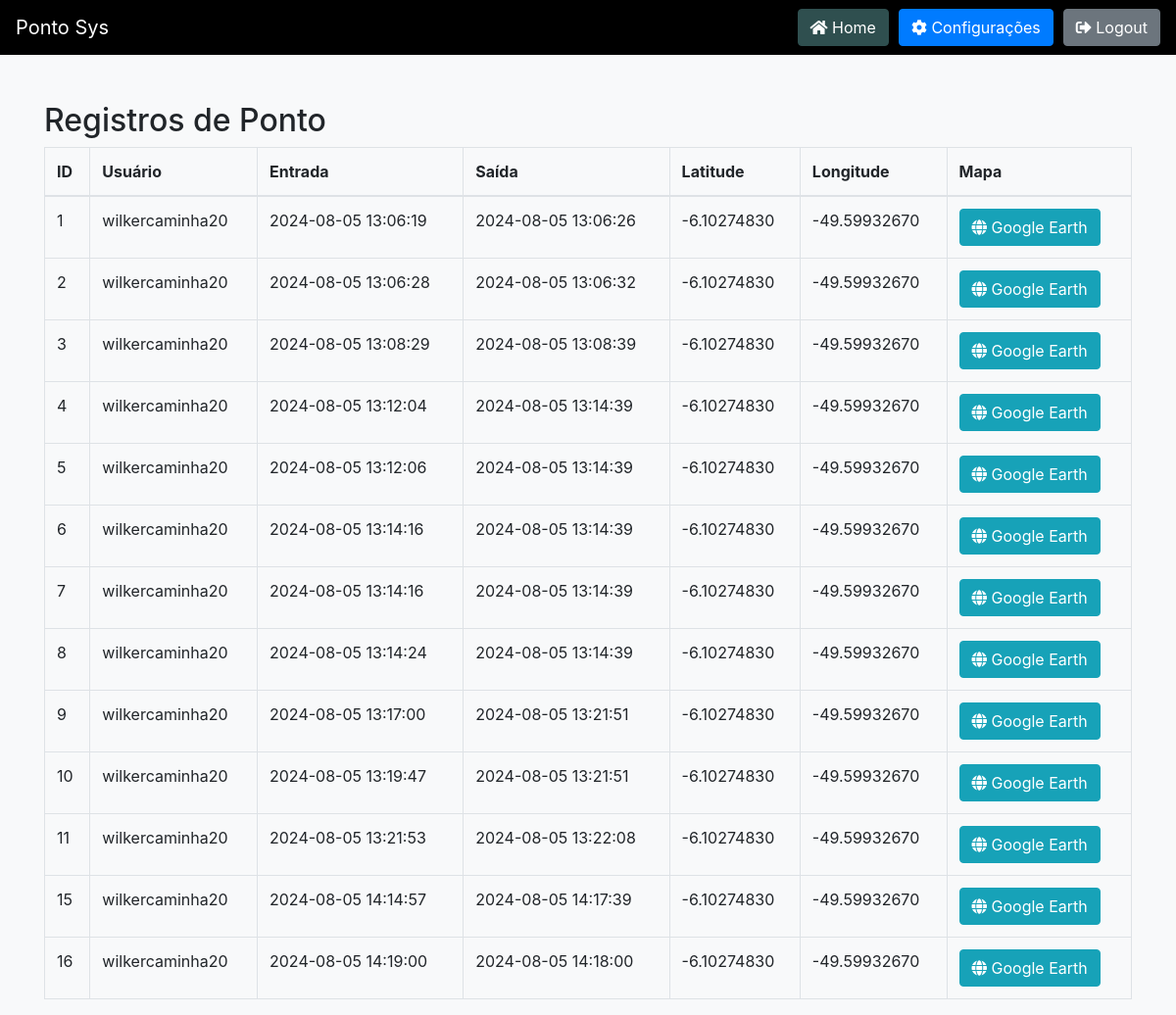
Page /registro_ponto_admin.php (signed in) on the committed database.
### tables this page shows
CREATE TABLE `ponto` (
  `id` int(11) NOT NULL,
  `usuario_id` int(11) NOT NULL,
  `entrada` datetime DEFAULT NULL,
  `saida` datetime DEFAULT NULL,
  `almoco_saida` datetime DEFAULT NULL,
  `almoco_retorno` datetime DEFAULT NULL,
  `latitude` decimal(10,8) DEFAULT NULL,
  `longitude` decimal(11,8) DEFAULT NULL,
  `tipo_evento` enum('entrada','saida','almoco_saida','almoco_retorno') NOT NULL,
  `created_at` timestamp NOT NULL DEFAULT current_timestamp()
);

CREATE TABLE `usuarios` (
  `id` int(11) NOT NULL,
  `nome` varchar(100) NOT NULL,
  `senha` varchar(255) NOT NULL,
  `tipo` enum('usuario','admin') NOT NULL
);

### registro_ponto_admin.php (the view, shortened to what this page needs)
<?php
require 'config.php';
$usuario_id = $_SESSION['usuario_id'];
$sql = "
    SELECT ponto.id, usuarios.nome AS usuario, ponto.entrada, ponto.saida, ponto.latitude, ponto.longitude
    FROM ponto
    JOIN usuarios ON ponto.usuario_id = usuarios.id
    WHERE ponto.usuario_id = ?
";
$stmt = $conn->prepare($sql);
$stmt->bind_param("i", $usuario_id);
$stmt->execute();
$result = $stmt->get_result();
?>
<!DOCTYPE html>
<html lang="pt-BR">
<head>
    <link href="https://maxcdn.bootstrapcdn.com/bootstrap/4.5.2/css/bootstrap.min.css" rel="stylesheet">
    <link rel="stylesheet" href="https://unpkg.com/leaflet@1.7.1/dist/leaflet.css" />
    <link href="https://cdnjs.cloudflare.com/ajax/libs/font-awesome/5.15.4/css/all.min.css" rel="stylesheet">
</head>
<body>
    <nav class="navbar navbar-expand-lg navbar-dark">
        <a class="navbar-brand" href="administrador.php">Ponto Sys</a>
        <div class="collapse navbar-collapse" id="navbarNav">
            <ul class="navbar-nav ml-auto">
                <li class="nav-item">
                    <a class="btn btn-home" href="administrador.php"><i class="fas fa-home"></i> Home</a>
                </li>
                <li class="nav-item">
                    <a class="btn btn-primary" href="ponto_admin.php"><i class="fas fa-cog"></i> Configurações</a>
                </li>
                <li class="nav-item">
                    <a class="btn btn-secondary" href="logout.php"><i class="fas fa-sign-out-alt"></i> Logout</a>
                </li>
            </ul>
        </div>
    </nav>
    <div class="container mt-5">
        <h2>Registros de Ponto</h2>
        <div class="table-responsive">
            <table class="table table-bordered">
                <thead>
                    <tr>
                        <th>ID</th>
                        <th>Usuário</th>
                        <th>Entrada</th>
                        <th>Saída</th>
                        <th>Latitude</th>
                        <th>Longitude</th>
                        <th>Mapa</th>
                    </tr>
                </thead>
                <tbody>
                    <?php if ($result->num_rows > 0): ?>
                        <?php while ($row = $result->fetch_assoc()): ?>
                            <tr>
                                <td><?php echo htmlspecialchars($row['id']); ?></td>
                                <td><?php echo htmlspecialchars($row['usuario']); ?></td>
                                <td><?php echo htmlspecialchars($row['entrada']); ?></td>
                                <td><?php echo htmlspecialchars($row['saida']); ?></td>
                                <td><?php echo htmlspecialchars($row['latitude']); ?></td>
                                <td><?php echo htmlspecialchars($row['longitude']); ?></td>
                                <td>
                                    <a href="https://earth.google.com/web/search/<?php echo htmlspecialchars($row['latitude']); ?>%09<?php echo htmlspecialchars($row['longitude']); ?>" class="btn btn-info" target="_blank" rel="noopener noreferrer">
                                        <i class="fas fa-globe"></i> Google Earth
                                    </a>
                                </td>
                            </tr>
                        <?php endwhile; ?>
                    <?php else: ?>
                        <tr>
                            <td colspan="7">Nenhum registro encontrado.</td>
                        </tr>
                    <?php endif; ?>
                </tbody>
            </table>
        </div>
    </div>
</body>
</html>

### registro_ponto_admin.php (style rules this page uses)
body { background-color: #f8f9fa; }
.navbar { background-color: #000; }
.navbar-nav .nav-item .btn { margin-left: 10px; color: #fff; }
.btn-home { background-color: #2F4F4F; border-color: #2F4F4F; color: #fff; }

### rows in the picture
ponto: id "1", usuario.nome "wilkercaminha20", entrada "2024-08-05 13:06:19", saida "2024-08-05 13:06:26", latitude "-6.10274830", longitude "-49.59932670"
ponto: id "2", usuario.nome "wilkercaminha20", entrada "2024-08-05 13:06:28", saida "2024-08-05 13:06:32", latitude "-6.10274830", longitude "-49.59932670"
ponto: id "3", usuario.nome "wilkercaminha20", entrada "2024-08-05 13:08:29", saida "2024-08-05 13:08:39", latitude "-6.10274830", longitude "-49.59932670"
ponto: id "4", usuario.nome "wilkercaminha20", entrada "2024-08-05 13:12:04", saida "2024-08-05 13:14:39", latitude "-6.10274830", longitude "-49.59932670"
ponto: id "5", usuario.nome "wilkercaminha20", entrada "2024-08-05 13:12:06", saida "2024-08-05 13:14:39", latitude "-6.10274830", longitude "-49.59932670"
ponto: id "6", usuario.nome "wilkercaminha20", entrada "2024-08-05 13:14:16", saida "2024-08-05 13:14:39", latitude "-6.10274830", longitude "-49.59932670"
ponto: id "7", usuario.nome "wilkercaminha20", entrada "2024-08-05 13:14:16", saida "2024-08-05 13:14:39", latitude "-6.10274830", longitude "-49.59932670"
ponto: id "8", usuario.nome "wilkercaminha20", entrada "2024-08-05 13:14:24", saida "2024-08-05 13:14:39", latitude "-6.10274830", longitude "-49.59932670"
ponto: id "9", usuario.nome "wilkercaminha20", entrada "2024-08-05 13:17:00", saida "2024-08-05 13:21:51", latitude "-6.10274830", longitude "-49.59932670"
ponto: id "10", usuario.nome "wilkercaminha20", entrada "2024-08-05 13:19:47", saida "2024-08-05 13:21:51", latitude "-6.10274830", longitude "-49.59932670"
ponto: id "11", usuario.nome "wilkercaminha20", entrada "2024-08-05 13:21:53", saida "2024-08-05 13:22:08", latitude "-6.10274830", longitude "-49.59932670"
ponto: id "15", usuario.nome "wilkercaminha20", entrada "2024-08-05 14:14:57", saida "2024-08-05 14:17:39", latitude "-6.10274830", longitude "-49.59932670"
ponto: id "16", usuario.nome "wilkercaminha20", entrada "2024-08-05 14:19:00", saida "2024-08-05 14:18:00", latitude "-6.10274830", longitude "-49.59932670"
